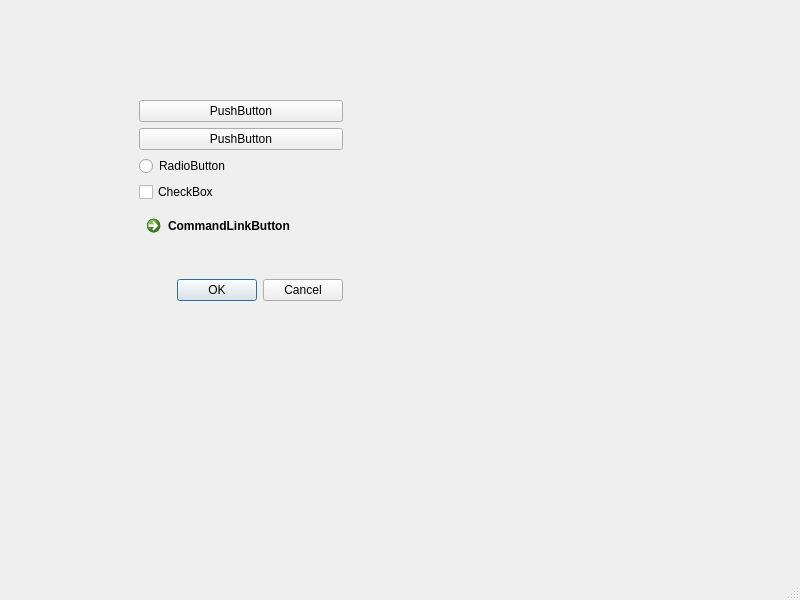
<?xml version="1.0" encoding="UTF-8"?>
<ui version="4.0">
 <class>MainWindow</class>
 <widget class="QMainWindow" name="MainWindow">
  <property name="geometry">
   <rect>
    <x>0</x>
    <y>0</y>
    <width>800</width>
    <height>600</height>
   </rect>
  </property>
  <property name="windowTitle">
   <string>MainWindow</string>
  </property>
  <widget class="QWidget" name="centralwidget">
   <widget class="QWidget" name="widget" native="true">
    <property name="geometry">
     <rect>
      <x>139</x>
      <y>100</y>
      <width>204</width>
      <height>201</height>
     </rect>
    </property>
    <layout class="QGridLayout" name="gridLayout">
     <item row="0" column="0">
      <widget class="QPushButton" name="pushButton">
       <property name="text">
        <string>PushButton</string>
       </property>
      </widget>
     </item>
     <item row="1" column="0">
      <widget class="QPushButton" name="pushButton_2">
       <property name="text">
        <string>PushButton</string>
       </property>
      </widget>
     </item>
     <item row="2" column="0">
      <widget class="QRadioButton" name="radioButton">
       <property name="text">
        <string>RadioButton</string>
       </property>
      </widget>
     </item>
     <item row="3" column="0">
      <widget class="QCheckBox" name="checkBox">
       <property name="text">
        <string>CheckBox</string>
       </property>
      </widget>
     </item>
     <item row="4" column="0">
      <widget class="QCommandLinkButton" name="commandLinkButton">
       <property name="text">
        <string>CommandLinkButton</string>
       </property>
      </widget>
     </item>
     <item row="5" column="0">
      <widget class="QDialogButtonBox" name="buttonBox">
       <property name="standardButtons">
        <set>QDialogButtonBox::Cancel|QDialogButtonBox::Ok</set>
       </property>
      </widget>
     </item>
    </layout>
   </widget>
  </widget>
  <widget class="QMenuBar" name="menubar">
   <property name="geometry">
    <rect>
     <x>0</x>
     <y>0</y>
     <width>800</width>
     <height>22</height>
    </rect>
   </property>
  </widget>
  <widget class="QStatusBar" name="statusbar"/>
 </widget>
 <resources/>
 <connections/>
</ui>
